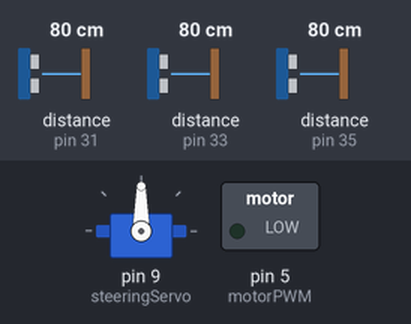
Recording of a sketch running on a simulated Arduino Mega 2560, built with avr-gcc and run on an emulated ATmega2560. Parts: servo, switched loads named in the sketch (green lamp = pin HIGH). Wiring (inferred from the names in the program): 3 × ultrasonic range finder: trigger pin 30, echo pin 31 / trigger pin 32, echo pin 33 / trigger pin 34, echo pin 35. The inputs (shaded band) are chosen by the test bench; at power-on: distance to the obstacle (sensors on pin 33, pin 31, pin 35) 80 cm. The echo pulse lasts 58.3 µs per cm; pins used as bus, display or sensor lines are not drawn; what the sketch prints to the serial monitor is not drawn.

Above: at 1.2 s.
1.3 s: distance to the obstacle (sensor on pin 33) set to 2 cm
At 2.1 s:
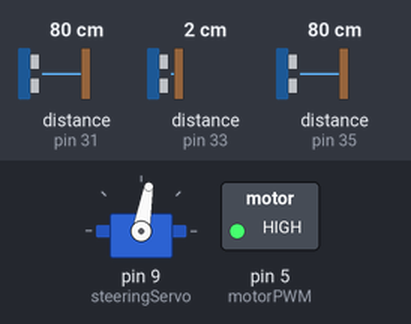
2.9 s: distance to the obstacle (sensor on pin 31) set to 2 cm
At 3.07 s:
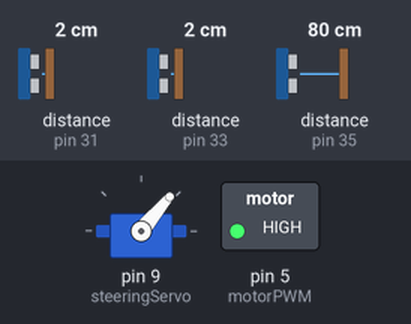
5.9 s: distance to the obstacle (sensor on pin 35) set to 2 cm
At 7.2 s:
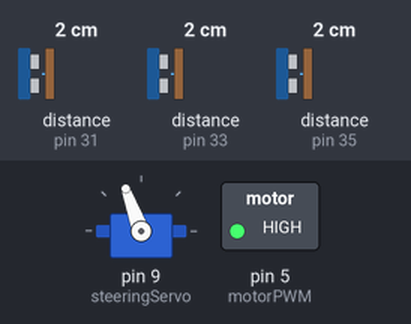
7.5 s: distance to the obstacle (sensor on pin 33) set to 250 cm
At 7.94 s:
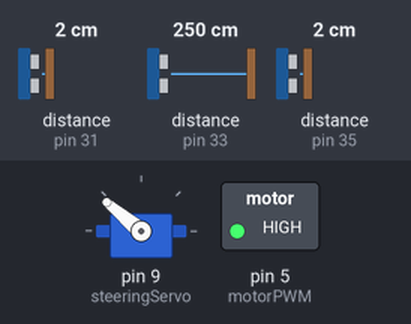
10.5 s: distance to the obstacle (sensor on pin 31) set to 18 cm
13.5 s: distance to the obstacle (sensor on pin 35) set to 18 cm
Timing chart, 0 to 17.5 s (numbered marks = the images above; inputs shaded):
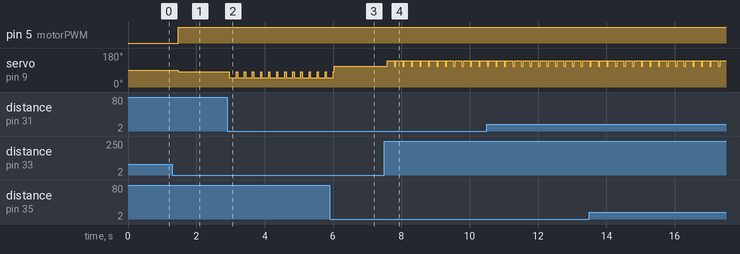

The sketch:

Codef_for_Open_Challenge.ino
```cpp
#include <Servo.h>

const int TRIGGER_PIN_FRONT = 30;  // Front sonar sensor trigger pin
const int ECHO_PIN_FRONT = 31;     // Front sonar sensor echo pin

const int TRIGGER_PIN_LEFT = 32;  // Left sonar sensor trigger pin
const int ECHO_PIN_LEFT = 33;     // Left sonar sensor echo pin

const int TRIGGER_PIN_RIGHT = 34;  // Right sonar sensor trigger pin
const int ECHO_PIN_RIGHT = 35;     // Right sonar sensor echo pin

const int motorPWM = 5;  // PWM pin for the motor

Servo steeringServo;

const int forwardSpeed = 255;  // Adjust this value for the desired forward speed
const int turnSpeed = 255;     // Adjust this value for the desired turn speed


// Stop the car if pulse count is greater than 34000
int lapCount = 1;
const int totalLaps = 3;  // Set the total number of laps

void setup() {
  Serial.begin(9600);
  steeringServo.attach(9);

  // Motor
  pinMode(motorPWM, OUTPUT);

  // Sonar Sensors
  pinMode(TRIGGER_PIN_FRONT, OUTPUT);
  pinMode(ECHO_PIN_FRONT, INPUT);
  pinMode(TRIGGER_PIN_LEFT, OUTPUT);
  pinMode(ECHO_PIN_LEFT, INPUT);
  pinMode(TRIGGER_PIN_RIGHT, OUTPUT);
  pinMode(ECHO_PIN_RIGHT, INPUT);


}

void loop() {
  int distanceFront = getDistance(TRIGGER_PIN_FRONT, ECHO_PIN_FRONT);
  int distanceLeft = getDistance(TRIGGER_PIN_LEFT, ECHO_PIN_LEFT);
  int distanceRight = getDistance(TRIGGER_PIN_RIGHT, ECHO_PIN_RIGHT);

  // Print sensor readings
  Serial.print("Front Distance: ");
  Serial.print(distanceFront);
  Serial.print(" cm, Left Distance: ");
  Serial.print(distanceLeft);
  Serial.print(" cm, Right Distance: ");
  Serial.print(distanceRight);
  Serial.print(" cm, Current position: ");


  // Implement obstacle avoidance based on sensor readings
  if (distanceFront >= 0 && distanceFront <= 50) {
    // Obstacle avoidance logic
    if (distanceRight > distanceLeft) {
      steeringServo.write(50);
      moveForward(turnSpeed);
      delay(200);
    } else if (distanceLeft > distanceRight) {
      steeringServo.write(140);
      moveForward(turnSpeed);
      delay(200);
    }
  }
  // Obstacle avoidance logic when distanceFront is greater than or equal to 40
  if (distanceFront >= 0 && distanceFront >= 30) {
    if (distanceRight > distanceLeft) {
      steeringServo.write(80);
      moveForward(turnSpeed);
      delay(20);
    } else if (distanceLeft > distanceRight) {
      steeringServo.write(110);
      moveForward(turnSpeed);
      delay(20);
    }
  }

  // Critical turn
  if (distanceRight < 25) {
    steeringServo.write(110);
    moveForward(turnSpeed);
    delay(10);
  } else if (distanceLeft < 25) {
    steeringServo.write(80);
    moveForward(turnSpeed);
    delay(10);
  }
}

int getDistance(int triggerPin, int echoPin) {
  digitalWrite(triggerPin, LOW);
  delayMicroseconds(2);
  digitalWrite(triggerPin, HIGH);
  delayMicroseconds(15);
  digitalWrite(triggerPin, LOW);

  unsigned long duration = pulseIn(echoPin, HIGH);
  int distance = duration * 0.0343 / 2;
  return distance;
}

void moveForward(int speed) {
  digitalWrite(motorPWM, HIGH);
  digitalWrite(26,HIGH);
  digitalWrite(28,LOW);

}

void moveBack(int speed) {
  digitalWrite(motorPWM, HIGH);
  digitalWrite(26,LOW);
  digitalWrite(28,HIGH);
}
```

Measured:
- after the input at 1.3 s, pin 5 (motorPWM): LOW → HIGH after 0.17 s; servo on pin 9 (steeringServo): 90° → 80° after 0.17 s
- after the input at 2.9 s, servo on pin 9 (steeringServo): alternates 80° for 0.04 s and 50° for 0.20 s, starting after 0.07 s
- after the input at 7.5 s, servo on pin 9 (steeringServo): alternates 140° for 0.20 s and 110° for 0.05 s, starting after 0.09 s
